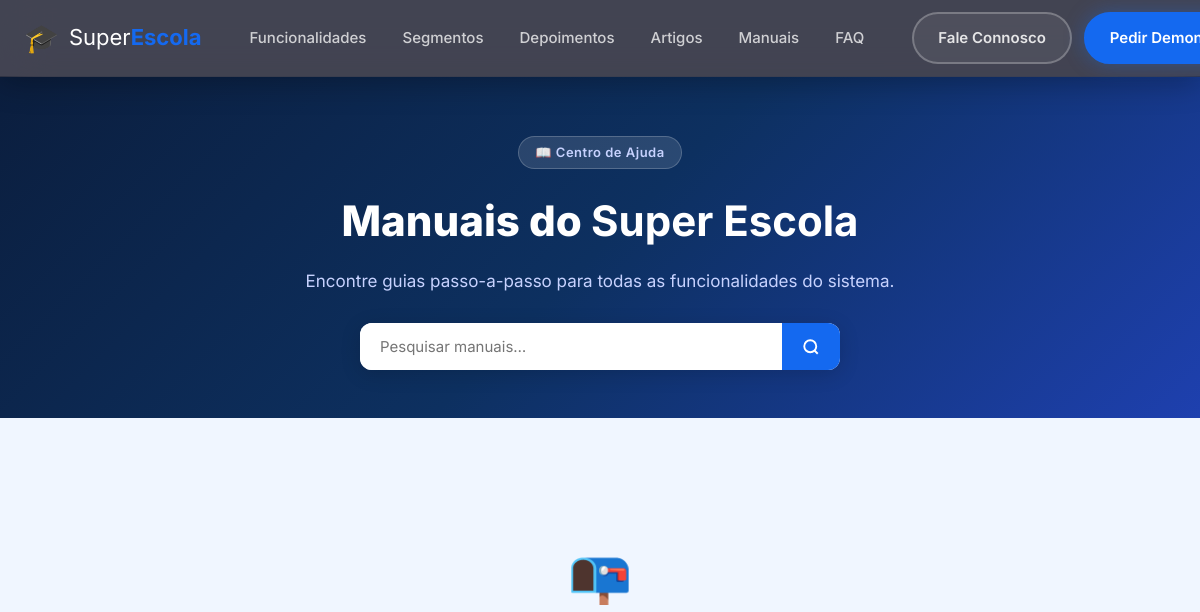
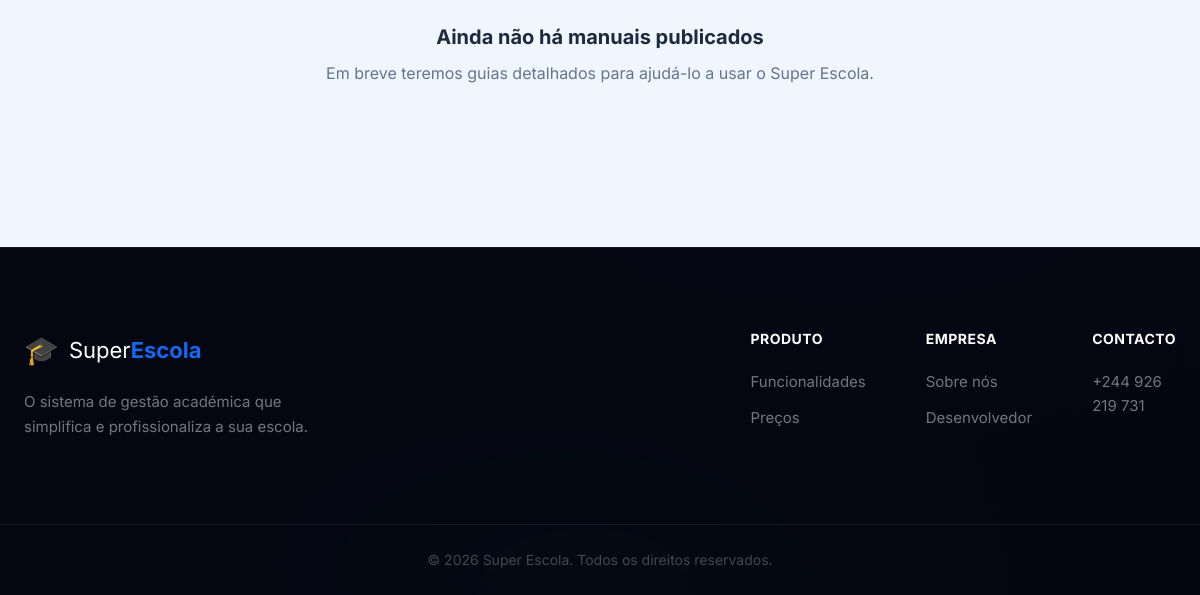
Before: /manuais/ with the older database file (2 pictures, top to bottom).
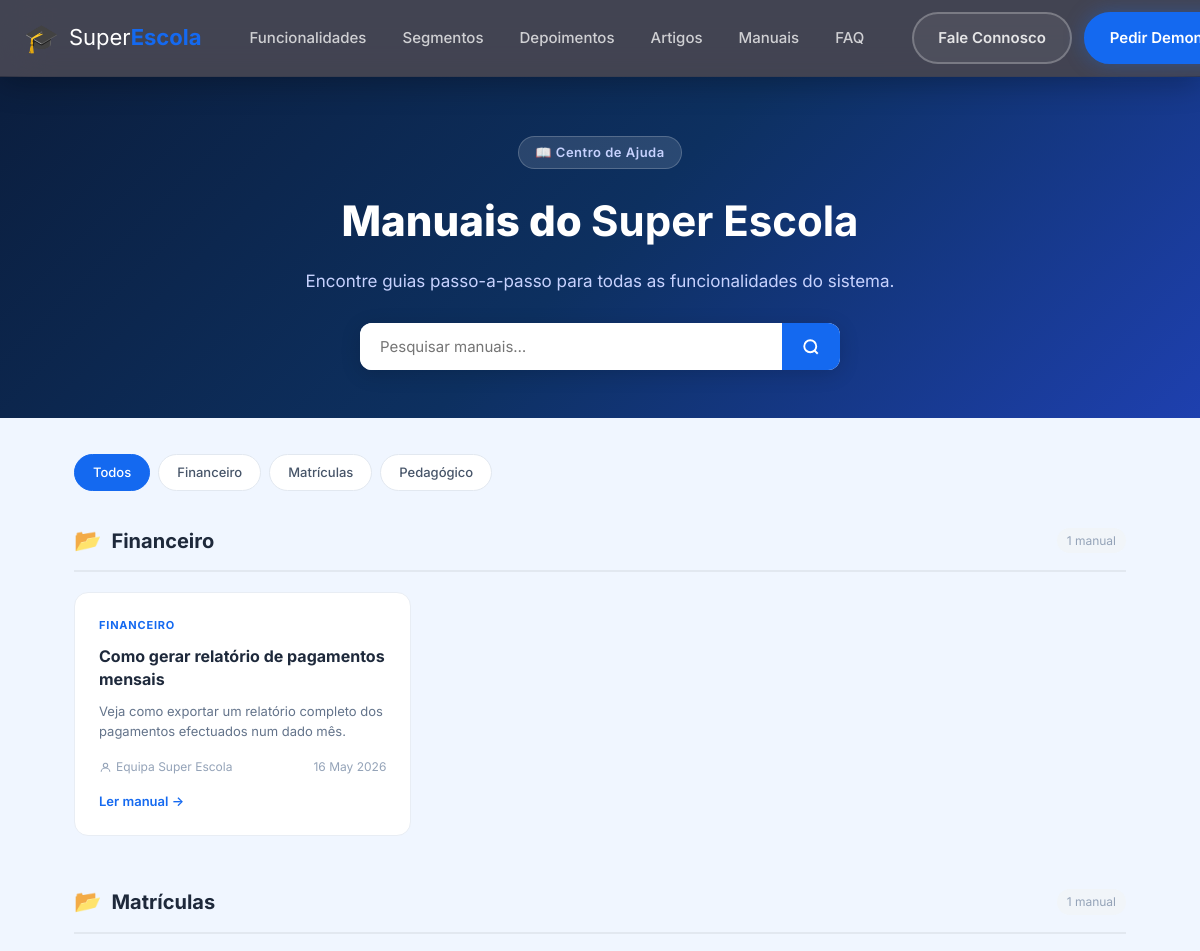
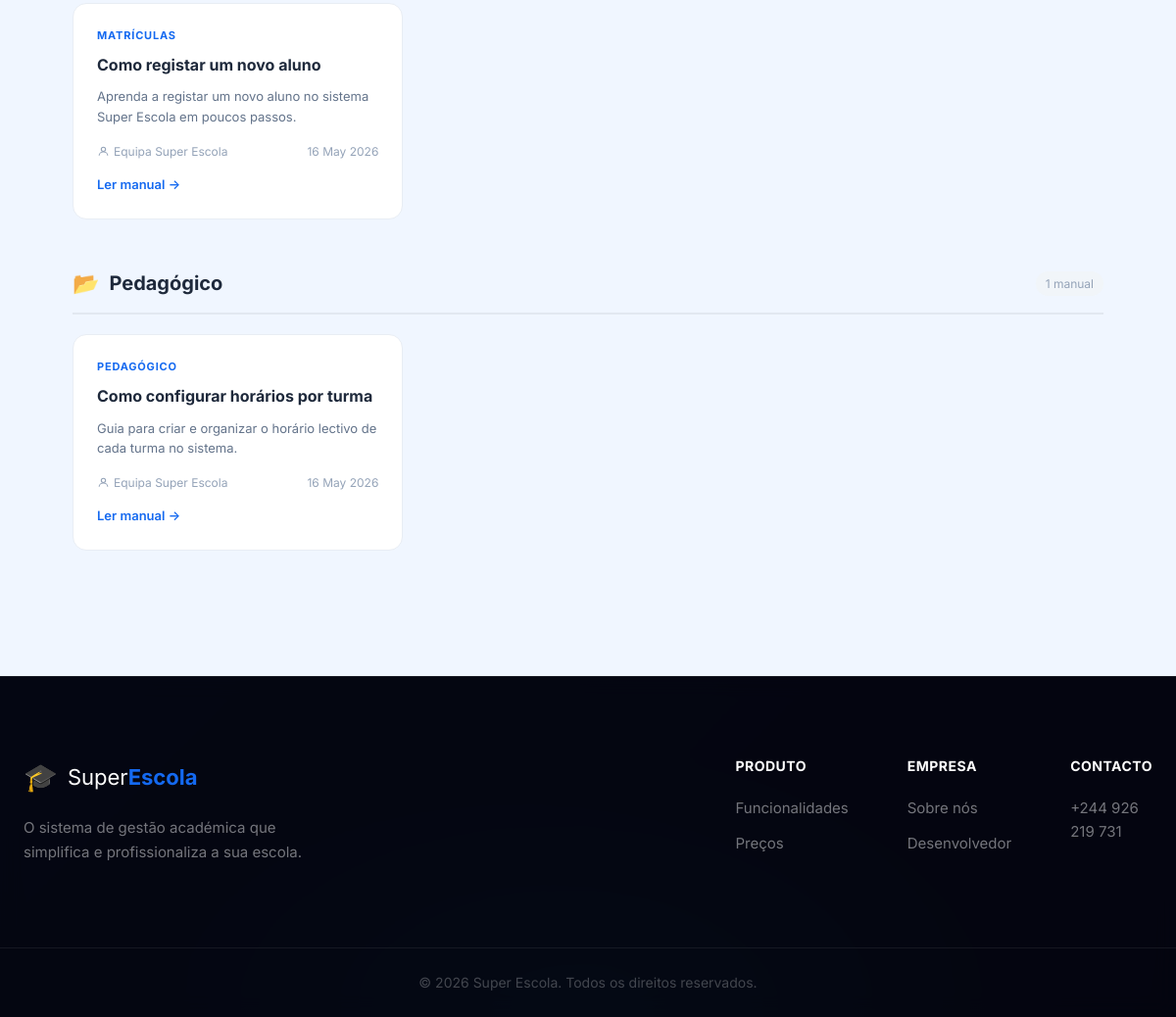
After: the same page with the newer database file (2 pictures, top to bottom).
### core/models.py (models this page shows, shortened)
class Manual(models.Model):
    titulo = models.TextField()
    categoria = models.TextField(default='Geral')
    resumo = models.TextField(blank=True, default='')
    intro = models.TextField(blank=True, default='')
    passos = models.TextField(blank=True, default='[]')
    conteudo = models.TextField(blank=True, default='')
    imagem_url = models.TextField(blank=True, default='')
    autor = models.TextField(default='Equipa Super Escola')
    publicado_em = models.DateTimeField(auto_now_add=True)
    ativo = models.IntegerField(default=1)
    class Meta:
        db_table = 'manuais'
        ordering = ['-publicado_em']
    def resumo_curto(self):
        return self.resumo[:130] if self.resumo else ''

### core/views.py (the view)
# urls.py: path('manuais/', views.manuais_list, name='manuais'),
def manuais_list(request):
    busca = request.GET.get('q', '').strip()
    cat_filter = request.GET.get('cat', '').strip()
    qs = Manual.objects.filter(ativo=1)
    if busca:
        qs = qs.filter(titulo__icontains=busca) | Manual.objects.filter(ativo=1, resumo__icontains=busca)
    if cat_filter:
        qs = qs.filter(categoria=cat_filter)
    todos_manuais = qs.order_by('categoria', '-publicado_em')
    categorias_disponiveis = list(Manual.objects.filter(ativo=1).values_list('categoria', flat=True).distinct().order_by('categoria'))
    grupos = {}
    for m in todos_manuais:
        grupos.setdefault(m.categoria, []).append(m)
    recentes = Manual.objects.filter(ativo=1).order_by('-publicado_em')[:5]
    return render(request, 'manuais.html', {
        'grupos': grupos,
        'categorias': categorias_disponiveis,
        'recentes': recentes,
        'busca': busca,
        'cat_filter': cat_filter,
        'total': todos_manuais.count(),
    })

### core/templates/manuais.html (shortened to what this page needs)
{% extends "base.html" %}
{% load static %}
{% block body %}
<header class="header scrolled" id="header">
  <div class="container header-inner">
    <a href="/" class="logo"><span class="logo-icon">🎓</span><span class="logo-text">Super<strong>Escola</strong></span></a>
    <nav class="nav" id="nav">
      <a href="/#funcionalidades" class="nav-link">Funcionalidades</a>
      <a href="/#segmentos" class="nav-link">Segmentos</a>
      <a href="/#depoimentos" class="nav-link">Depoimentos</a>
      <a href="/#artigos" class="nav-link">Artigos</a>
      <a href="/manuais/" class="nav-link" style="color:var(--primary)">Manuais</a>
      <a href="/#faq" class="nav-link">FAQ</a>
    </nav>
    <div class="header-actions">
      <a href="https://wa.me/244926219731?text=Olá!+Vim+pelo+site+e+quero+saber+mais+sobre+o+Super+Escola." class="btn btn-outline" target="_blank">Fale Connosco</a>
      <a href="https://wa.me/244926219731?text=Olá!+Quero+uma+demonstração+do+Super+Escola." class="btn btn-primary" target="_blank">Pedir Demonstração</a>
    </div>
  </div>
</header>
<main class="manuais-page">
  <div class="manuais-hero">
    <div class="container">
      <div class="manuais-hero-inner">
        <span class="manuais-badge">📖 Centro de Ajuda</span>
        <h1>Manuais do <strong>Super Escola</strong></h1>
        <p>Encontre guias passo-a-passo para todas as funcionalidades do sistema.</p>
        <form method="get" action="/manuais/" class="manuais-search-form">
          <input type="text" name="q" value="{{ busca }}" placeholder="Pesquisar manuais…" class="manuais-search-input">
          <button type="submit" class="manuais-search-btn">
            <svg width="18" height="18" fill="none" stroke="currentColor" stroke-width="2.5" viewBox="0 0 24 24"><circle cx="11" cy="11" r="8"/><path d="m21 21-4.35-4.35"/></svg>
          </button>
        </form>
      </div>
    </div>
  </div>
  <div class="container manuais-body">
    {% if categorias %}
    <div class="manuais-cats-bar">
      <a href="/manuais/" class="mcat-pill {% if not cat_filter %}active{% endif %}">Todos</a>
      {% for cat in categorias %}
      <a href="/manuais/?cat={{ cat|urlencode }}" class="mcat-pill {% if cat_filter == cat %}active{% endif %}">{{ cat }}</a>
      {% endfor %}
    </div>
    {% endif %}
    {% if grupos %}
      {% for categoria, lista in grupos.items %}
      <section class="manuais-group">
        <div class="manuais-group-header">
          <span class="mgrupo-icon">📂</span>
          <h2 class="mgrupo-titulo">{{ categoria }}</h2>
          <span class="mgrupo-count">{{ lista|length }} manual{{ lista|length|pluralize:"is" }}</span>
        </div>
        <div class="manuais-grid">
          {% for m in lista %}
          <a href="{% url 'manual_detail' m.id %}" class="manual-card">
            <div class="mcard-cat-tag">{{ m.categoria }}</div>
            <h3 class="mcard-titulo">{{ m.titulo }}</h3>
            {% if m.resumo %}
            <p class="mcard-resumo">{{ m.resumo_curto }}</p>
            {% endif %}
            <div class="mcard-footer">
              <span class="mcard-autor">
                <svg width="13" height="13" fill="none" stroke="currentColor" stroke-width="2" viewBox="0 0 24 24"><circle cx="12" cy="8" r="4"/><path d="M4 20c0-4 3.6-7 8-7s8 3 8 7"/></svg>
                {{ m.autor }}
              </span>
              <span class="mcard-data">{{ m.publicado_em|date:"d M Y" }}</span>
            </div>
            <span class="mcard-ler">Ler manual →</span>
          </a>
          {% endfor %}
        </div>
      </section>
      {% endfor %}
    {% else %}
      <div class="manuais-empty">
        <div class="mempty-icon">📭</div>
        {% if busca %}
        <h3>Nenhum resultado para "{{ busca }}"</h3>
        <p>Tente outras palavras-chave ou <a href="/manuais/">veja todos os manuais</a>.</p>
        {% else %}
        <h3>Ainda não há manuais publicados</h3>
        <p>Em breve teremos guias detalhados para ajudá-lo a usar o Super Escola.</p>
        {% endif %}
      </div>
    {% endif %}
  </div>
</main>
<footer class="footer">
  <div class="container footer-inner">
    <div class="footer-brand">
      <a href="/" class="logo"><span class="logo-icon">🎓</span><span class="logo-text">Super<strong>Escola</strong></span></a>
      <p>O sistema de gestão académica que simplifica e profissionaliza a sua escola.</p>
    </div>
    <div class="footer-links">
      <div class="footer-col"><h4>Produto</h4><a href="/#funcionalidades">Funcionalidades</a><a href="/#precos">Preços</a></div>
      <div class="footer-col"><h4>Empresa</h4><a href="{% url 'empresa' %}">Sobre nós</a><a href="{% url 'cv' %}">Desenvolvedor</a></div>
      <div class="footer-col"><h4>Contacto</h4><a href="https://wa.me/244926219731" target="_blank">+244 926 219 731</a></div>
    </div>
  </div>
  <div class="footer-bottom">
    <div class="container"><p>© {% now "Y" %} Super Escola. Todos os direitos reservados.</p></div>
  </div>
</footer>
{% endblock %}

### core/templates/base.html (shortened to what this page needs)
{% load static %}<!DOCTYPE html>
<html lang="pt">
<head>
  <link rel="stylesheet" href="{% static 'css/style.css' %}?v=4">
  <link rel="stylesheet" href="{% static 'css/glass.css' %}?v=4">
</head>
<body>
{% block body %}{% endblock %}
</body>
</html>

### core/static/css/glass.css (style rules this page uses)
:root { --glass-bg: rgba(255,255,255,0.07); --glass-border: rgba(255,255,255,0.13); --glass-blur: blur(18px); --glow-primary: rgba(20,105,240,0.45); --glow-cyan: rgba(6,182,212,0.35); --glow-pink: rgba(6,194,212,0.3); --page-bg: #060e1c; }
html { background: var(--page-bg); }
body { background: transparent; color: #e2e8f0; position: relative; overflow-x: hidden; }
body::before { content: ''; position: fixed; inset: 0; z-index: -2; background: radial-gradient(ellipse 80vw 60vh at 10% 20%, rgba(20,105,240,0.22) 0%, transparent 60%), radial-gradient(ellipse 60vw 50vh at 90% 10%, rgba(6,182,212,0.18) 0%, transparent 55%), radial-gradient(ellipse 70vw 60vh at 50% 100%, rgba(6,194,212,0.15) 0%, transparent 55%), radial-gradient(ellipse 90vw 80vh at 80% 60%, rgba(20,105,240,0.12) 0%, transparent 60%), linear-gradient(135deg, #060e1c 0%, #0b1a34 40%, #070f20 100%); }
body::after { content: ''; position: fixed; width: 600px; height: 600px; background: radial-gradient(circle, rgba(20,105,240,0.18) 0%, transparent 70%); border-radius: 50%; top: -200px; right: -200px; z-index: -1; animation: orbFloat 12s ease-in-out infinite alternate; pointer-events: none; }
.header { background: rgba(8,8,24,0.4) !important; backdrop-filter: blur(24px) !important; -webkit-backdrop-filter: blur(24px) !important; border-bottom: 1px solid rgba(255,255,255,0.07) !important; box-shadow: 0 4px 32px rgba(0,0,0,0.3) !important; }
.header.scrolled { background: rgba(8,8,24,0.75) !important; border-bottom-color: rgba(255,255,255,0.1) !important; }
.logo { color: #fff !important; }
.header.scrolled .logo { color: #fff !important; }
.nav-link { color: rgba(255,255,255,0.75) !important; }
.header.scrolled .nav-link { color: rgba(255,255,255,0.75) !important; }
.header-actions .btn-outline, .header.scrolled .header-actions .btn-outline { color: rgba(255,255,255,0.85) !important; border-color: rgba(255,255,255,0.25) !important; background: rgba(255,255,255,0.06) !important; }
.footer { background: rgba(4,4,14,0.85) !important; backdrop-filter: blur(10px) !important; border-top: 1px solid rgba(255,255,255,0.07) !important; }
.footer-bottom { border-top-color: rgba(255,255,255,0.07) !important; }
.footer-col h4 { color: #fff !important; }
.footer-col a { color: rgba(255,255,255,0.45) !important; }
.footer-bottom p { color: rgba(255,255,255,0.25) !important; }
.footer-brand p { color: rgba(255,255,255,0.45) !important; }
.btn-primary { box-shadow: 0 0 20px rgba(20,105,240,0.35) !important; }

Changed rows visible on the page:
added Manual: categoria "Financeiro", lista "1", categoria "FINANCEIRO", titulo "Como gerar relatório de pagamentos mensais", resumo_curto "Veja como exportar um relatório completo dos pagamentos efectuados num dado mês.", autor "Equipa Super Escola", publicado_em "16 May 2026"
added Manual: categoria "Matrículas", lista "1", categoria "MATRÍCULAS", titulo "Como registar um novo aluno", resumo_curto "Aprenda a registar um novo aluno no sistema Super Escola em poucos passos.", autor "Equipa Super Escola", publicado_em "16 May 2026"
added Manual: categoria "Pedagógico", lista "1", categoria "PEDAGÓGICO", titulo "Como configurar horários por turma", resumo_curto "Guia para criar e organizar o horário lectivo de cada turma no sistema.", autor "Equipa Super Escola", publicado_em "16 May 2026"
Other visible differences:
text no longer shown: "📭 Ainda não há manuais publicados Em breve teremos guias detalhados para ajudá-lo a usar o Super Escola."
text now shown: "Todos"
new list line: "Financeiro"
new list line: "Matrículas"
new list line: "Pedagógico"
